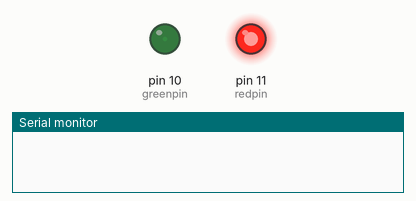
Simulated run of this sketch. Board: Arduino Uno, built with avr-gcc and run on an emulated ATmega328P. On the bench: output pins drawn as LEDs (lit = HIGH), the last lines printed to the serial monitor.

Above: at 0.05 s.
At 1.55 s:
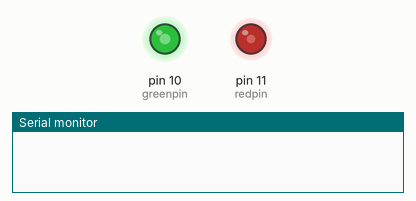
At 2.8 s:
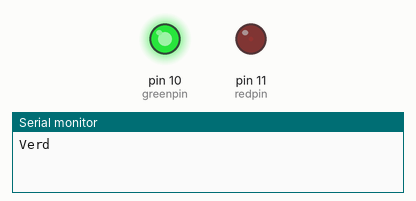
At 5.55 s:
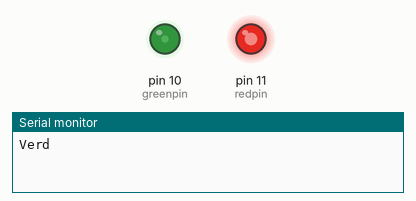
Timing chart, 0 to 9.2 s (numbered marks = the images above):
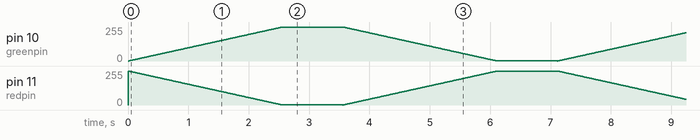

The sketch:

ARD_19.ino
```cpp
/*
 * CARTROTECH  (www.cartrotech.cartrocreatiu.es)
 *
 * Projecte nº: ARD019
 * Data: 24.10.2021
 * Descripcio: Funcionament del led de doble color
 * Nota:
 *
 */

int redpin = 11;   // pin per al led roig
int greenpin = 10;// pin per al led verd
int val;

void setup()
{
  pinMode(redpin, OUTPUT);  //definim el pin roig com eixida
  pinMode(greenpin, OUTPUT);  //definim el pin verd com eixida
  Serial.begin(9600);  //iniciem el port de comunicació serial
}

void loop()
{
  for(val = 255; val > 0; val--)  //seqüència de pas de roig a verd
  {
    analogWrite(redpin, val);
    analogWrite(greenpin, 255 - val);
    delay(10);
  }
  Serial.println("Verd");  //escribim al port sèrie el color actiu: verd
  delay(1000);

  for(val = 0; val < 255; val++)  //seqüència de pas de verd a roig
  {
    analogWrite(redpin, val);
    analogWrite(greenpin, 255 - val);
    delay(10);
  }
  Serial.println("Roig");  //escribim al port sèrie el color actiu: roig
  delay(1000);
}
```
